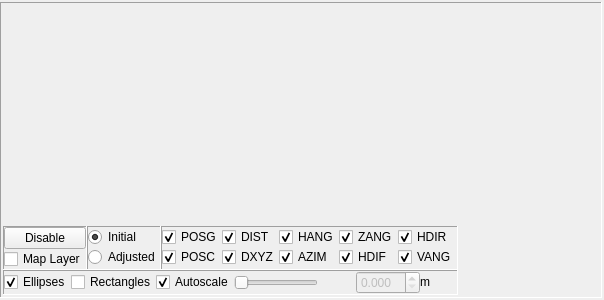
<?xml version="1.0" encoding="UTF-8"?>
<ui version="4.0">
 <class>Mapping</class>
 <widget class="QDockWidget" name="Mapping">
  <property name="geometry">
   <rect>
    <x>0</x>
    <y>0</y>
    <width>604</width>
    <height>300</height>
   </rect>
  </property>
  <property name="sizePolicy">
   <sizepolicy hsizetype="Expanding" vsizetype="Expanding">
    <horstretch>0</horstretch>
    <verstretch>0</verstretch>
   </sizepolicy>
  </property>
  <property name="contextMenuPolicy">
   <enum>Qt::CustomContextMenu</enum>
  </property>
  <property name="windowTitle">
   <string> Map</string>
  </property>
  <widget class="QWidget" name="dockWidgetContents">
   <layout class="QGridLayout" name="gridLayout">
    <property name="leftMargin">
     <number>0</number>
    </property>
    <property name="topMargin">
     <number>2</number>
    </property>
    <property name="rightMargin">
     <number>2</number>
    </property>
    <property name="bottomMargin">
     <number>2</number>
    </property>
    <property name="horizontalSpacing">
     <number>2</number>
    </property>
    <property name="verticalSpacing">
     <number>0</number>
    </property>
    <item row="0" column="0">
     <widget class="QFrame" name="frameMapping">
      <property name="frameShape">
       <enum>QFrame::Panel</enum>
      </property>
      <property name="frameShadow">
       <enum>QFrame::Sunken</enum>
      </property>
      <layout class="QVBoxLayout" name="verticalLayout_6">
       <property name="spacing">
        <number>0</number>
       </property>
       <property name="leftMargin">
        <number>2</number>
       </property>
       <property name="topMargin">
        <number>2</number>
       </property>
       <property name="rightMargin">
        <number>2</number>
       </property>
       <property name="bottomMargin">
        <number>2</number>
       </property>
       <item>
        <widget class="Marble::MarbleWidget" name="map" native="true">
         <property name="sizePolicy">
          <sizepolicy hsizetype="MinimumExpanding" vsizetype="MinimumExpanding">
           <horstretch>0</horstretch>
           <verstretch>0</verstretch>
          </sizepolicy>
         </property>
         <property name="contextMenuPolicy">
          <enum>Qt::NoContextMenu</enum>
         </property>
         <property name="whatsThis">
          <string>The Marble widget displays a virtual globe.</string>
         </property>
        </widget>
       </item>
       <item>
        <widget class="QFrame" name="frame_2">
         <property name="frameShape">
          <enum>QFrame::NoFrame</enum>
         </property>
         <property name="frameShadow">
          <enum>QFrame::Raised</enum>
         </property>
         <layout class="QHBoxLayout" name="horizontalLayout">
          <property name="spacing">
           <number>0</number>
          </property>
          <property name="leftMargin">
           <number>0</number>
          </property>
          <property name="topMargin">
           <number>0</number>
          </property>
          <property name="rightMargin">
           <number>0</number>
          </property>
          <property name="bottomMargin">
           <number>0</number>
          </property>
          <item>
           <widget class="QFrame" name="frame">
            <property name="frameShape">
             <enum>QFrame::NoFrame</enum>
            </property>
            <property name="frameShadow">
             <enum>QFrame::Raised</enum>
            </property>
            <layout class="QVBoxLayout" name="verticalLayout">
             <property name="spacing">
              <number>0</number>
             </property>
             <property name="leftMargin">
              <number>0</number>
             </property>
             <property name="topMargin">
              <number>0</number>
             </property>
             <property name="rightMargin">
              <number>0</number>
             </property>
             <property name="bottomMargin">
              <number>0</number>
             </property>
             <item>
              <widget class="QFrame" name="frameMapControls">
               <property name="sizePolicy">
                <sizepolicy hsizetype="Preferred" vsizetype="Minimum">
                 <horstretch>0</horstretch>
                 <verstretch>0</verstretch>
                </sizepolicy>
               </property>
               <property name="frameShape">
                <enum>QFrame::NoFrame</enum>
               </property>
               <property name="frameShadow">
                <enum>QFrame::Raised</enum>
               </property>
               <layout class="QVBoxLayout" name="verticalLayout_5">
                <property name="spacing">
                 <number>0</number>
                </property>
                <property name="leftMargin">
                 <number>0</number>
                </property>
                <property name="topMargin">
                 <number>0</number>
                </property>
                <property name="rightMargin">
                 <number>0</number>
                </property>
                <property name="bottomMargin">
                 <number>0</number>
                </property>
                <item>
                 <widget class="QFrame" name="frameTopMapcontrols">
                  <layout class="QHBoxLayout" name="horizontalLayout_4">
                   <property name="spacing">
                    <number>0</number>
                   </property>
                   <property name="leftMargin">
                    <number>0</number>
                   </property>
                   <property name="topMargin">
                    <number>0</number>
                   </property>
                   <property name="rightMargin">
                    <number>0</number>
                   </property>
                   <property name="bottomMargin">
                    <number>0</number>
                   </property>
                   <item>
                    <widget class="QFrame" name="frameDisable">
                     <property name="frameShape">
                      <enum>QFrame::Panel</enum>
                     </property>
                     <property name="frameShadow">
                      <enum>QFrame::Sunken</enum>
                     </property>
                     <layout class="QVBoxLayout" name="verticalLayout_3">
                      <property name="spacing">
                       <number>0</number>
                      </property>
                      <property name="leftMargin">
                       <number>0</number>
                      </property>
                      <property name="topMargin">
                       <number>0</number>
                      </property>
                      <property name="rightMargin">
                       <number>0</number>
                      </property>
                      <property name="bottomMargin">
                       <number>0</number>
                      </property>
                      <item>
                       <widget class="QPushButton" name="btnEnableDisable">
                        <property name="text">
                         <string>Disable</string>
                        </property>
                       </widget>
                      </item>
                      <item>
                       <widget class="QCheckBox" name="checkDisplayMapLayer">
                        <property name="text">
                         <string>Map Layer</string>
                        </property>
                       </widget>
                      </item>
                     </layout>
                    </widget>
                   </item>
                   <item>
                    <widget class="QFrame" name="frameInputOutputRadios">
                     <property name="frameShape">
                      <enum>QFrame::Panel</enum>
                     </property>
                     <property name="frameShadow">
                      <enum>QFrame::Sunken</enum>
                     </property>
                     <layout class="QVBoxLayout" name="verticalLayout_2">
                      <property name="spacing">
                       <number>0</number>
                      </property>
                      <property name="leftMargin">
                       <number>0</number>
                      </property>
                      <property name="topMargin">
                       <number>0</number>
                      </property>
                      <property name="rightMargin">
                       <number>0</number>
                      </property>
                      <property name="bottomMargin">
                       <number>0</number>
                      </property>
                      <item>
                       <widget class="QRadioButton" name="radioDisplayInitial">
                        <property name="text">
                         <string>Initial</string>
                        </property>
                        <property name="checked">
                         <bool>true</bool>
                        </property>
                        <attribute name="buttonGroup">
                         <string notr="true">buttonGroupDisplayInputOutput</string>
                        </attribute>
                       </widget>
                      </item>
                      <item>
                       <widget class="QRadioButton" name="radioDisplayAdjusted">
                        <property name="text">
                         <string>Adjusted</string>
                        </property>
                        <attribute name="buttonGroup">
                         <string notr="true">buttonGroupDisplayInputOutput</string>
                        </attribute>
                       </widget>
                      </item>
                     </layout>
                    </widget>
                   </item>
                   <item>
                    <widget class="QFrame" name="frameCheckboxes">
                     <property name="frameShape">
                      <enum>QFrame::Panel</enum>
                     </property>
                     <property name="frameShadow">
                      <enum>QFrame::Sunken</enum>
                     </property>
                     <layout class="QGridLayout" name="gridLayout_2">
                      <property name="leftMargin">
                       <number>0</number>
                      </property>
                      <property name="topMargin">
                       <number>0</number>
                      </property>
                      <property name="rightMargin">
                       <number>0</number>
                      </property>
                      <property name="bottomMargin">
                       <number>0</number>
                      </property>
                      <property name="spacing">
                       <number>0</number>
                      </property>
                      <item row="0" column="2">
                       <widget class="QCheckBox" name="checkDisplayPOSG">
                        <property name="text">
                         <string>POSG</string>
                        </property>
                        <property name="checked">
                         <bool>true</bool>
                        </property>
                       </widget>
                      </item>
                      <item row="1" column="6">
                       <widget class="QCheckBox" name="checkDisplayVANG">
                        <property name="text">
                         <string>VANG</string>
                        </property>
                        <property name="checked">
                         <bool>true</bool>
                        </property>
                       </widget>
                      </item>
                      <item row="0" column="4">
                       <widget class="QCheckBox" name="checkDisplayHANG">
                        <property name="text">
                         <string>HANG</string>
                        </property>
                        <property name="checked">
                         <bool>true</bool>
                        </property>
                       </widget>
                      </item>
                      <item row="0" column="3">
                       <widget class="QCheckBox" name="checkDisplayDIST">
                        <property name="text">
                         <string>DIST</string>
                        </property>
                        <property name="checked">
                         <bool>true</bool>
                        </property>
                       </widget>
                      </item>
                      <item row="1" column="3">
                       <widget class="QCheckBox" name="checkDisplayDXYZ">
                        <property name="text">
                         <string>DXYZ</string>
                        </property>
                        <property name="checked">
                         <bool>true</bool>
                        </property>
                       </widget>
                      </item>
                      <item row="0" column="6">
                       <widget class="QCheckBox" name="checkDisplayHDIR">
                        <property name="text">
                         <string>HDIR</string>
                        </property>
                        <property name="checked">
                         <bool>true</bool>
                        </property>
                       </widget>
                      </item>
                      <item row="0" column="5">
                       <widget class="QCheckBox" name="checkDisplayZANG">
                        <property name="text">
                         <string>ZANG</string>
                        </property>
                        <property name="checked">
                         <bool>true</bool>
                        </property>
                       </widget>
                      </item>
                      <item row="1" column="5">
                       <widget class="QCheckBox" name="checkDisplayHDIF">
                        <property name="text">
                         <string>HDIF</string>
                        </property>
                        <property name="checked">
                         <bool>true</bool>
                        </property>
                       </widget>
                      </item>
                      <item row="1" column="2">
                       <widget class="QCheckBox" name="checkDisplayPOSC">
                        <property name="text">
                         <string>POSC</string>
                        </property>
                        <property name="checked">
                         <bool>true</bool>
                        </property>
                       </widget>
                      </item>
                      <item row="1" column="4">
                       <widget class="QCheckBox" name="checkDisplayAZIM">
                        <property name="text">
                         <string>AZIM</string>
                        </property>
                        <property name="checked">
                         <bool>true</bool>
                        </property>
                       </widget>
                      </item>
                     </layout>
                    </widget>
                   </item>
                  </layout>
                 </widget>
                </item>
               </layout>
              </widget>
             </item>
             <item>
              <widget class="QFrame" name="frameEllipseScaling">
               <property name="frameShape">
                <enum>QFrame::Panel</enum>
               </property>
               <property name="frameShadow">
                <enum>QFrame::Sunken</enum>
               </property>
               <layout class="QHBoxLayout" name="horizontalLayout_3">
                <property name="spacing">
                 <number>0</number>
                </property>
                <property name="leftMargin">
                 <number>0</number>
                </property>
                <property name="topMargin">
                 <number>0</number>
                </property>
                <property name="rightMargin">
                 <number>0</number>
                </property>
                <property name="bottomMargin">
                 <number>0</number>
                </property>
                <item>
                 <widget class="QCheckBox" name="checkDisplayEllipses">
                  <property name="text">
                   <string>Ellipses</string>
                  </property>
                  <property name="checked">
                   <bool>true</bool>
                  </property>
                 </widget>
                </item>
                <item>
                 <widget class="QCheckBox" name="checkDisplayRR">
                  <property name="layoutDirection">
                   <enum>Qt::LeftToRight</enum>
                  </property>
                  <property name="text">
                   <string>Rectangles</string>
                  </property>
                 </widget>
                </item>
                <item>
                 <widget class="QCheckBox" name="checkEllipseAutoscale">
                  <property name="text">
                   <string>Autoscale</string>
                  </property>
                  <property name="checked">
                   <bool>true</bool>
                  </property>
                  <property name="tristate">
                   <bool>false</bool>
                  </property>
                 </widget>
                </item>
                <item>
                 <widget class="QSlider" name="sliderEllipseScale">
                  <property name="enabled">
                   <bool>false</bool>
                  </property>
                  <property name="sizePolicy">
                   <sizepolicy hsizetype="Preferred" vsizetype="Preferred">
                    <horstretch>0</horstretch>
                    <verstretch>0</verstretch>
                   </sizepolicy>
                  </property>
                  <property name="orientation">
                   <enum>Qt::Horizontal</enum>
                  </property>
                  <property name="tickPosition">
                   <enum>QSlider::NoTicks</enum>
                  </property>
                 </widget>
                </item>
                <item>
                 <widget class="QLabel" name="labelEllipseScaleBar">
                  <property name="sizePolicy">
                   <sizepolicy hsizetype="Preferred" vsizetype="Fixed">
                    <horstretch>0</horstretch>
                    <verstretch>0</verstretch>
                   </sizepolicy>
                  </property>
                  <property name="text">
                   <string/>
                  </property>
                  <property name="pixmap">
                   <pixmap resource="../../resources/resources.qrc">:/guiIcons/scale_bar.png</pixmap>
                  </property>
                 </widget>
                </item>
                <item>
                 <widget class="QDoubleSpinBox" name="doubleEllipseScale">
                  <property name="enabled">
                   <bool>false</bool>
                  </property>
                  <property name="decimals">
                   <number>3</number>
                  </property>
                 </widget>
                </item>
                <item>
                 <widget class="QLabel" name="labelEllipseUnit">
                  <property name="sizePolicy">
                   <sizepolicy hsizetype="Preferred" vsizetype="Fixed">
                    <horstretch>0</horstretch>
                    <verstretch>0</verstretch>
                   </sizepolicy>
                  </property>
                  <property name="text">
                   <string>m</string>
                  </property>
                 </widget>
                </item>
               </layout>
              </widget>
             </item>
            </layout>
           </widget>
          </item>
          <item>
           <spacer name="horizontalSpacer">
            <property name="orientation">
             <enum>Qt::Horizontal</enum>
            </property>
            <property name="sizeHint" stdset="0">
             <size>
              <width>40</width>
              <height>20</height>
             </size>
            </property>
           </spacer>
          </item>
         </layout>
        </widget>
       </item>
      </layout>
     </widget>
    </item>
   </layout>
  </widget>
 </widget>
 <customwidgets>
  <customwidget>
   <class>Marble::MarbleWidget</class>
   <extends>QWidget</extends>
   <header>marble/MarbleWidget.h</header>
  </customwidget>
 </customwidgets>
 <resources>
  <include location="../../resources/resources.qrc"/>
  <include location="../../resources/resources.qrc"/>
  <include location="../../resources/resources.qrc"/>
  <include location="../../resources/resources.qrc"/>
 </resources>
 <connections/>
 <buttongroups>
  <buttongroup name="buttonGroupDisplayInputOutput"/>
 </buttongroups>
</ui>
